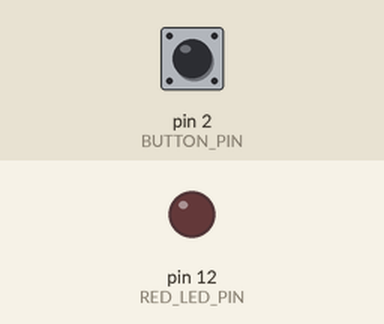
This sketch was run on a simulated Arduino Uno, built with avr-gcc and run on an emulated ATmega328P. Shown: output pins drawn as LEDs (lit = HIGH). Inputs (shaded band) come from the test bench; at power-on: pin 2 (BUTTON_PIN) HIGH.

Above: at 1.2 s.
1.3 s: pin 2 (BUTTON_PIN) pulled LOW for 0.15 s
At 2.3 s:
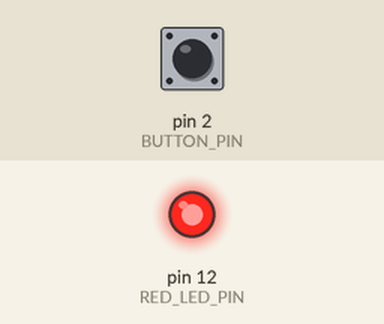
2.9 s: pin 2 (BUTTON_PIN) pulled LOW for 1 s
At 3.5 s:
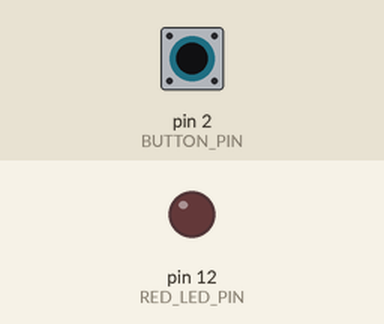
5.4 s: pin 2 (BUTTON_PIN) pulled LOW for 3.2 s
At 6.6 s:
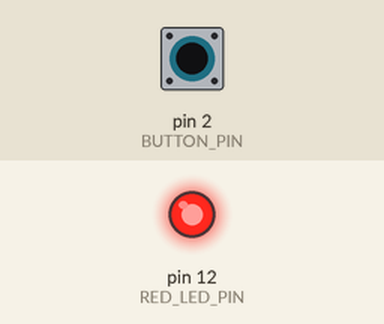
Timing chart, 0 to 8.4 s (numbered marks = the images above; inputs shaded):
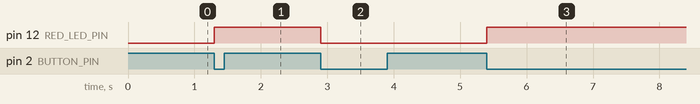

Measured:
- after the input at 1.3 s, pin 12 (RED_LED_PIN): LOW → HIGH at once
- after the input at 2.9 s, pin 12 (RED_LED_PIN): HIGH → LOW at once
- after the input at 5.4 s, pin 12 (RED_LED_PIN): LOW → HIGH at once

The sketch:

Interrupts.ino
```cpp
#define RED_LED_PIN 12
#define BUTTON_PIN 2

volatile unsigned long lastTimeButtonReleased = millis();
unsigned long debounceDelay = 50;


byte LEDState = LOW;
volatile bool buttonReleased = false;

void toggleLED() {
  if (LEDState == LOW) {
    LEDState = HIGH;
  } else {
    LEDState = LOW;
  }
  digitalWrite(RED_LED_PIN, LEDState);
}

void buttonReleasedInterrupt() {
  unsigned long timeNow = millis();
  if(timeNow - lastTimeButtonReleased > debounceDelay) {

    lastTimeButtonReleased = timeNow;
    buttonReleased = true;

  }
}

void setup() {
  // put your setup code here, to run once:
  pinMode(RED_LED_PIN, OUTPUT);
  pinMode(BUTTON_PIN, INPUT);
  attachInterrupt(digitalPinToInterrupt(BUTTON_PIN),
    buttonReleasedInterrupt, FALLING);


}

void loop() {
  // put your main code here, to run repeatedly:
  if (buttonReleased) {
    buttonReleased = false;
    toggleLED();
  }

}
```
